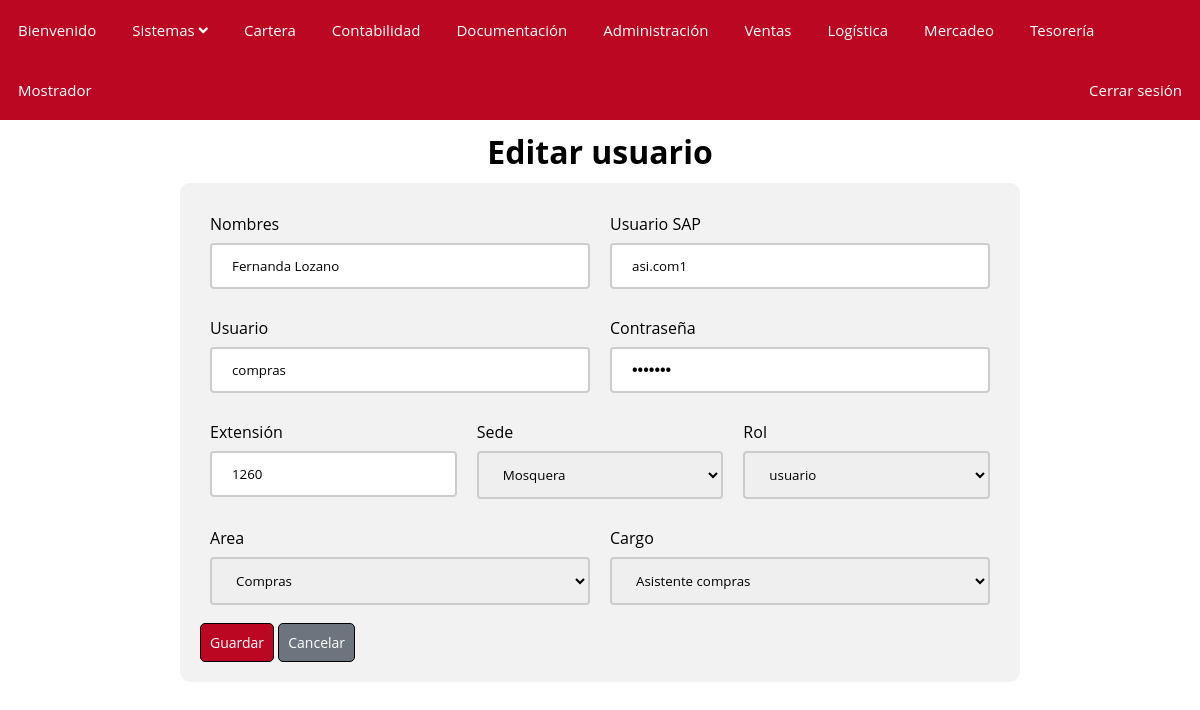
The app's page /?controller=User&method=edit&id=8 with its own data.
### tables this page shows
CREATE TABLE `users` (
  `id` int(12) NOT NULL,
  `name` varchar(50) NOT NULL,
  `userSap` varchar(50) NOT NULL,
  `user` varchar(30) NOT NULL,
  `password` varchar(30) NOT NULL,
  `ext` int(10) NOT NULL,
  `sede_id` int(12) NOT NULL,
  `charge_id` int(12) NOT NULL,
  `rol_id` int(12) NOT NULL
);

CREATE TABLE `area` (
  `id` int(12) NOT NULL,
  `name` varchar(50) NOT NULL
);

CREATE TABLE `charge` (
  `id` int(12) NOT NULL,
  `name` varchar(50) NOT NULL,
  `area_id` int(12) NOT NULL
);

### models/UserModel.php (called while the page is built, shortened)
<?php
class User
{
    private $pdo;
    public function __construct()
    {
        try {
            $this->pdo = new Database;
        } catch (PDOException $e) {
            die($e->getMessage());
        }
    }
    public function getById($id)
    {
        try {
            $strSql = "SELECT * FROM users WHERE id=:id";
            $arrayData = ['id' => $id];
            return $this->pdo->select($strSql, $arrayData);
        } catch (PDOException $e) {
            die($e->getMessage());
        }
    }
}

### PDO/Database.php (called while the page is built, shortened)
<?php
class Database extends PDO
{
	public function select($strSql, $arrayData = array(), $fetchMode = PDO::FETCH_OBJ)
	{
		$query = $this->prepare($strSql);
		foreach ($arrayData as $key => $value) {
			$query->bindParam(":$key", $value);
		}
		if (!$query->execute()) {
			echo "Error la consulta no se realizo";
		}
		else
		{
			return $query->fetchAll($fetchMode);
		}
	}
}

### models/SedeModel.php (called while the page is built, shortened)
<?php
class Sede
{
    private $pdo;
    public function __construct()
    {
        try {
            $this->pdo = new Database;
        } catch (PDOException $e) {
            die($e->getMessage());
        }
    }
    public function getAll()
    {
        try {
            $strSql = "SELECT * FROM sede";
            return $this->pdo->select($strSql);
        } catch (PDOException $e) {
            die($e->getMessage());
        }
    }
}

### models/RolModel.php (called while the page is built)
<?php
class Rol
{
    private $pdo;
    public function __construct()
    {
        try {
            $this->pdo = new Database;
        } catch (PDOException $e) {
            die($e->getMessage());
        }
    }
    public function getAll()
    {
        try {
            $strSql = "SELECT * FROM roles";
            return $this->pdo->select($strSql);
        } catch (PDOException $e) {
            die($e->getMessage());
        }
    }
}

### models/chargeModel.php (called while the page is built, shortened)
<?php
class Charge
{
    private $pdo;
    public function __construct()
    {
        try {
            $this->pdo = new Database;
        } catch (PDOException $e) {
            die($e->getMessage());
        }
    }
    public function getById($id)
    {
        try {
            $strSql = "SELECT * FROM charge WHERE id=:id";
            $arrayData = ['id' => $id];
            return $this->pdo->select($strSql, $arrayData);
        } catch (PDOException $e) {
            die($e->getMessage());
        }
    }
}

### models/AreaModel.php (called while the page is built, shortened)
<?php
class Area
{
    private $pdo;
    public function __construct()
    {
        try {
            $this->pdo = new Database;
        } catch (PDOException $e) {
            die($e->getMessage());
        }
    }
    public function getById($id)
    {
        try {
            $strSql = "SELECT * FROM area WHERE id=:id";
            $arrayData = ['id' => $id];
            return $this->pdo->select($strSql, $arrayData);
        } catch (PDOException $e) {
            die($e->getMessage());
        }
    }
}

### views/users/editUser.php (the view, shortened to what this page needs)
<h1>Editar usuario</h1>
<div class="container">
    <form action="?controller=User&method=update" method="POST">
        <div class="form-row">
            <div class="group">
                <label for="name">Nombres</label>
                <input type="text" id="name" name="name" value="<?php echo $users[0]->name; ?>">
            </div>
            <div class="group">
                <label for="userSap">Usuario SAP</label>
                <input type="text" id="userSap" name="userSap" value="<?php echo $users[0]->userSap; ?>">
            </div>
        </div>
        <div class="form-row">
            <div class="group">
                <label for="user">Usuario</label>
                <input type="text" name="user" id="user" value="<?php echo $users[0]->user; ?>">
            </div>
            <div class="group">
                <label for="password">Contraseña</label>
                <input type="password" name="password" id="password" value="<?php echo $users[0]->password; ?>">
            </div>
        </div>
        <div class="form-row">
            <div class="group">
                <label for="ext">Extensión</label>
                <input type="number" id="ext" name="ext" value="<?php echo $users[0]->ext; ?>">
            </div>
            <div class="group">
                <label for="sede_id">Sede</label>
                <select name="sede_id" id="sede_id">
                    <?php
                    foreach ($sedes as $sedes) {
                        if ($sedes->id == $users[0]->sede_id) {
                            echo '<option selected value="'.$sedes->id. '">'.$sedes->name.'</option>';
                        } else {
                            echo '<option value="'.$sedes->id.'">'.$sedes->name.'</option>';
                        }
                    }
                    ?>
                </select>
            </div>
            <div class="group">
                <label for="rol_id">Rol</label>
                <select name="rol_id" id="rol_id">
                    <?php
                    foreach ($roles as $roles) {
                        if ($roles->id == $users[0]->rol_id) {
                            echo '<option selected value="'.$roles->id.'">'.$roles->name.'</option>';
                        } else {
                            echo '<option value="'.$roles->id.'">'.$roles->name.'</option>';
                        }
                    }
                    ?>
                </select>
            </div>
        </div>
        <div class="form-row">
            <div class="group">
                <label for="areas">Area</label>
                <select name="areas" id="areas">
                    <?php
                    echo '<option selected value="'.$area[0]->id.'">'.$area[0]->name.'</option>';
                    ?>
                </select>
            </div>
            <div class="group">
                <label for="charge_id">Cargo</label>
                <select name="charge_id" id="charge_id">
                    <?php
                    echo '<option selected value="'.$charge[0]->id.'">'.$charge[0]->name.'</option>';
                    ?>
                </select>
            </div>
        </div>
        <div>
            <input type="submit" class="bc-save" value="Guardar">
            <input type="button" class="bc-cancel" onclick="history.back()" value="Cancelar">
        </div>
    </form>
</div>

### css/style.css (style rules this page uses)
* { font-family: "Open Sans", sans-serif; box-sizing: border-box; margin: 0; }
h1 { text-align: center; padding: 10px; }
.container { width: 70%; border-radius: 10px; padding: 20px; background-color: #f2f2f2; margin: 0 auto; }
input[type=text], input[type=number], input[type=password], input[type=file], select, textarea { width: 100%; padding: 12px 20px; margin: 8px 0; border: 2px solid #ccc; border-radius: 4px; box-sizing: border-box; }
input[type=password] { font: small-caption; }
input[type=submit], input[type=button] { color: white; padding: 9px 9px; border: 1px solid #000000; border-radius: 5px; cursor: pointer; font-size: 14px; }
.group { width: 100%; margin: 10px; }
.form-row { display: flex; }
.bc-cancel { background-color: #6c757d; }
.bc-save { background-color: #bc0723; }

### records on screen
users: name "Fernanda Lozano", userSap "asi.com1", user "compras", ext "1260"
area: areas "Compras"
charge: charge_id "Asistente compras"

### other values on screen
form field sede_id "Mosquera"
form field rol_id "usuario"
